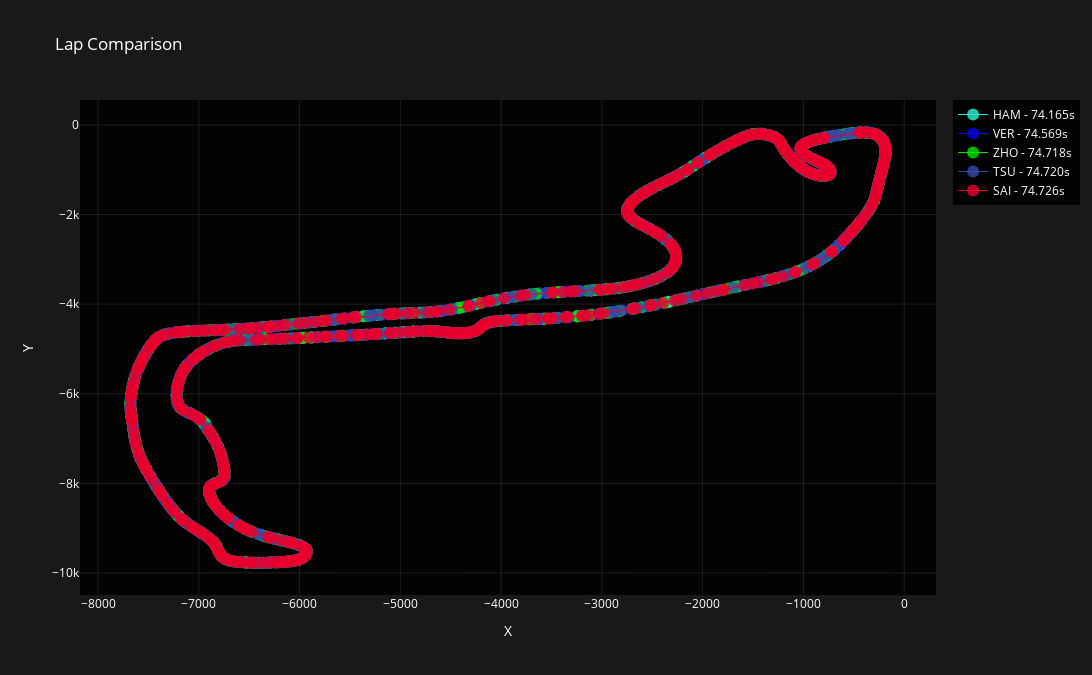

Notebook code cell kept with this figure:
### Markdown cell above
Pontos percebidos:
- Número de coordenadas não é constante, podem existir voltas com mais ou menos coordenadas registradas;
- Utilizar gráfico desta maneira é muito feio e até impreciso, já que algumas conexões entre pontos são feitas cortando parte do circuito;
- Essa visualização, apesar de possibilitar ver pontos fora da pista, não é muito útil sem os limites de pista.

Além desses pontos, também temos que pensar que apenas olhar o traçado seria insuficiente. Diferentes carros vão ter várias diferenças entre si, então terei que usar de qualquer jeito as outras informações que a api fornece.

### Code cell
import fastf1.plotting as ff1plt
def plot_laps(laps, session):
    fig = go.Figure()

    for i, lap in laps.iterrows():
        driver_color = ff1plt.get_driver_color(lap["Driver"], session)
        
        # Plot the lap line
        fig.add_trace(go.Scatter(
            x=lap.telemetry['X'],
            y=lap.telemetry['Y'],
            mode='lines+markers',
            line=dict(color=driver_color, width=1),
            marker=dict(
                color=driver_color,
                size=12,  # Much larger points
                opacity=0.8,  # Less transparency to make points more visible
                symbol='circle'
            ),
            name=f"{lap['Driver']} - {lap['LapTime'].total_seconds():.3f}s"
        ))
        
        # Plot off-track points
        off_track = lap.telemetry[lap.telemetry['Status'] == 'OffTrack']
        if not off_track.empty:
            fig.add_trace(go.Scatter(
                x=off_track['X'],
                y=off_track['Y'],
                mode='markers',
                marker=dict(color=driver_color, size=8),
                name=f"{lap['Driver']} Off Track",
                showlegend=False
            ))

    fig.update_layout(
        title="Lap Comparison",
        xaxis_title="X",
        yaxis_title="Y",
        showlegend=True,
        width=1200,
        height=675,
        paper_bgcolor='rgba(0, 0, 0, 0.9)',
        plot_bgcolor='rgba(0, 0, 0, 0.9)',
        font=dict(color='white'),
        xaxis=dict(
            showgrid=True,
            gridcolor='rgba(128, 128, 128, 0.2)',
            zeroline=False,
            color='white'
        ),
        yaxis=dict(
            showgrid=True,
            gridcolor='rgba(128, 128, 128, 0.2)',
            zeroline=False,
            color='white'
        )
    )

    fig.show()

plot_laps(best_5, session)

### Figure 1 — Plotly figure (JSON) as saved in the notebook; plotly's stock layout.template omitted (floating-point values rounded to 4 significant figures; data arrays with more than 128 entries replaced by an {"elided": "..."} marker saying what was removed)
{"data": [{"line": {"color": "#27f4d2", "width": 1}, "marker": {"color": "#27f4d2", "opacity": 0.8, "size": 12, "symbol": "circle"}, "mode": "lines+markers", "name": "HAM - 74.165s", "type": "scatter", "x": {"elided": "585 int values"}, "y": {"elided": "585 int values"}}, {"line": {"color": "#0600ef", "width": 1}, "marker": {"color": "#0600ef", "opacity": 0.8, "size": 12, "symbol": "circle"}, "mode": "lines+markers", "name": "VER - 74.569s", "type": "scatter", "x": {"elided": "572 int values"}, "y": {"elided": "572 int values"}}, {"line": {"color": "#00e700", "width": 1}, "marker": {"color": "#00e700", "opacity": 0.8, "size": 12, "symbol": "circle"}, "mode": "lines+markers", "name": "ZHO - 74.718s", "type": "scatter", "x": {"elided": "573 int values"}, "y": {"elided": "573 int values"}}, {"line": {"color": "#364aa9", "width": 1}, "marker": {"color": "#364aa9", "opacity": 0.8, "size": 12, "symbol": "circle"}, "mode": "lines+markers", "name": "TSU - 74.720s", "type": "scatter", "x": {"elided": "566 float values"}, "y": {"elided": "566 float values"}}, {"line": {"color": "#e8002d", "width": 1}, "marker": {"color": "#e8002d", "opacity": 0.8, "size": 12, "symbol": "circle"}, "mode": "lines+markers", "name": "SAI - 74.726s", "type": "scatter", "x": {"elided": "560 float values"}, "y": {"elided": "560 float values"}}], "layout": {"font": {"color": "white"}, "height": 675, "paper_bgcolor": "rgba(0, 0, 0, 0.9)", "plot_bgcolor": "rgba(0, 0, 0, 0.9)", "showlegend": true, "title": {"text": "Lap Comparison"}, "width": 1200, "xaxis": {"color": "white", "gridcolor": "rgba(128, 128, 128, 0.2)", "showgrid": true, "title": {"text": "X"}, "zeroline": false}, "yaxis": {"color": "white", "gridcolor": "rgba(128, 128, 128, 0.2)", "showgrid": true, "title": {"text": "Y"}, "zeroline": false}}}
